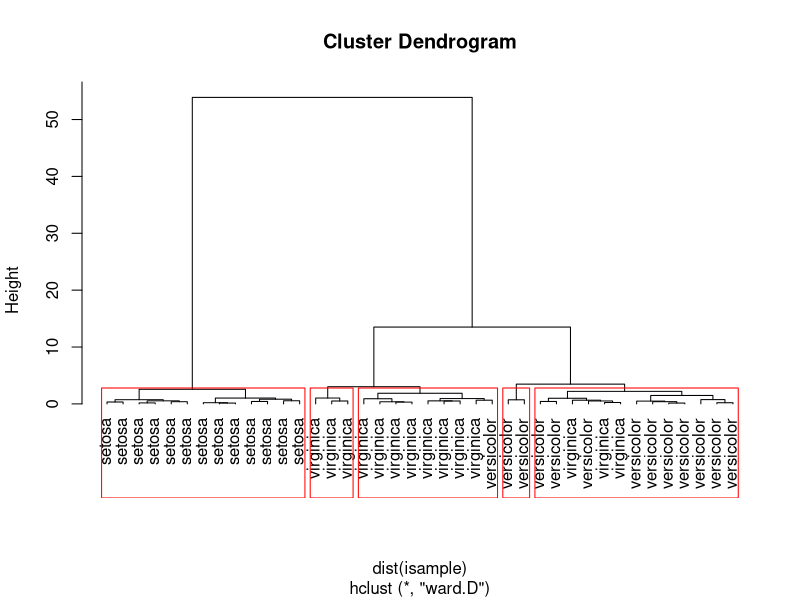

Here is the R script that generated this plot:
idx<-sample(1:dim(iris)[1],40)
isample<-iris[idx,]
isample$Species<-NULL
hc<-hclust(dist(isample),method="ward")
plot(hc,hang=-1,labels=iris$Species[idx])
rect.hclust(hc,k=5,border="red")